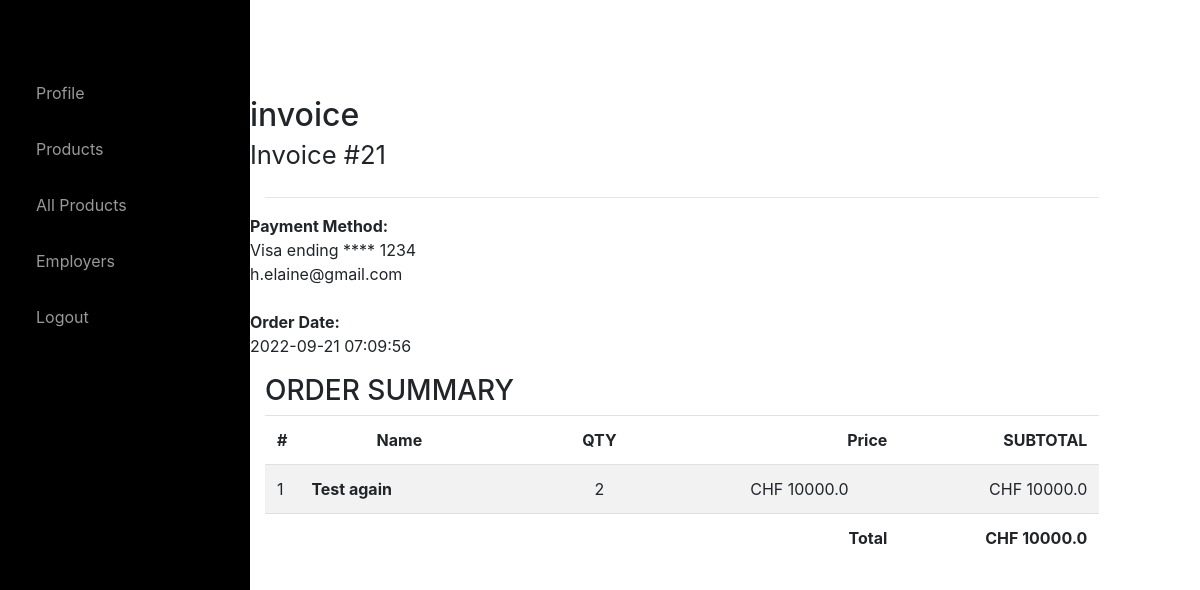
The app's page /detail/21 (signed in) with its own data.
### website/models.py (models this page shows)
class Product(db.Model):
    id = db.Column(db.Integer, primary_key=True)
    product_name = db.Column(db.String(150))
    description = db.Column(db.String(10000))
    price = db.Column(db.Float)
    qty = db.Column(db.Integer)
    date = db.Column(db.DateTime(timezone=True), default=func.now())
    user_id = db.Column(db.Integer, db.ForeignKey('user.id'))

### website/views.py (the view)
@views.route('/detail/<int:id>')
@login_required
def detail(id):
    product = Product.query.get_or_404(id)
    return render_template("detail.html", product=product,  user=current_user)

### website/templates/detail.html (shortened to what this page needs)
{% extends "base.html" %} {% block title %}Details{% endblock %} {% block content%}
<br />
<div class="container">
    <div class="row">
        <div class="col-xs-12">
            <div class="grid invoice">
                <div class="grid-body">
                    <div class="invoice-title">
                        <div class="row">
                        </div>
                        <br>
                        <div class="row">
                            <div class="col-xs-12">
                                <h2>invoice<br>
                                    <span class="small">Invoice #{{product.id}}</span>
                                </h2>
                            </div>
                        </div>
                    </div>
                    <hr>
                    <div class="row">
                        <div class="col-xs-6">
                            <address>
                                <strong>Payment Method:</strong><br>
                                Visa ending **** 1234<br>
                                h.elaine@gmail.com<br>
                                <br>
                                <strong>Order Date:</strong><br>
                                {{product.date}}
                            </address>
                        </div>
                    </div>
                    <div class="row">
                        <div class="col-md-12">
                            <h3>ORDER SUMMARY</h3>
                            <table class="table table-striped">
                                <thead>
                                    <tr class="line" >
                                        <td><strong>#</strong></td>
                                        <td class="text-center"  style="width: 200px;"><strong>Name</strong></td>
                                        <td class="text-center"  style="width: 200px;"><strong>QTY</strong></td>
                                        <td class="text-right"><strong>Price</strong></td>
                                        <td class="text-right"><strong>SUBTOTAL</strong></td>
                                    </tr>
                                </thead>
                                <tbody>
                                    <tr  >
                                        <td>1</td>
                                        <td><strong>{{product.product_name}}</strong><br>   </td>
                                        <td class="text-center"  style="width: 200px;"> {{product.qty}}</td>
                                        <td class="text-center"  style="width: 200px;">CHF {{product.price}}</td>
                                        <td class="text-right"  style="width: 200px;">CHF {{product.price}}</td>
                                    </tr>
                                        <td colspan="3">
                                        </td>
                                        <td class="text-right"><strong>Total</strong></td>
                                        <td class="text-right"><strong>CHF {{product.price}}</strong></td>
                                </tbody>
                            </table>
                        </div>
                    </div>
                </div>
            </div>
        </div>
    </div>
</div>
{% endblock %}

### website/static/index.css (style rules this page uses)
body { background:#eee; }
body { overflow-x: hidden; }

### records on screen
Product: id "21", date "2022-09-21 07:09:56", product_name "Test again", qty "2", price "10000.0"
